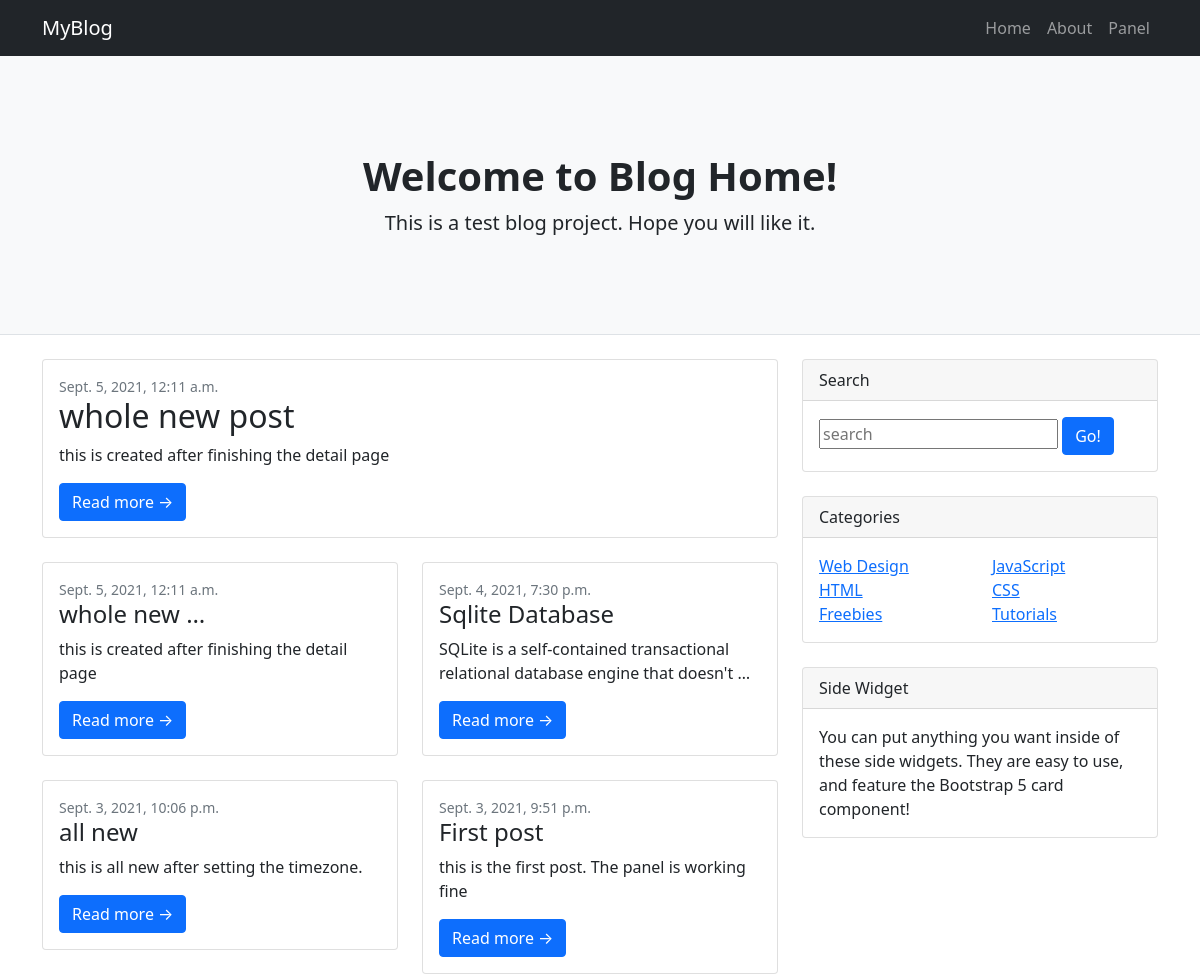
The app's page / (upper part), older data.
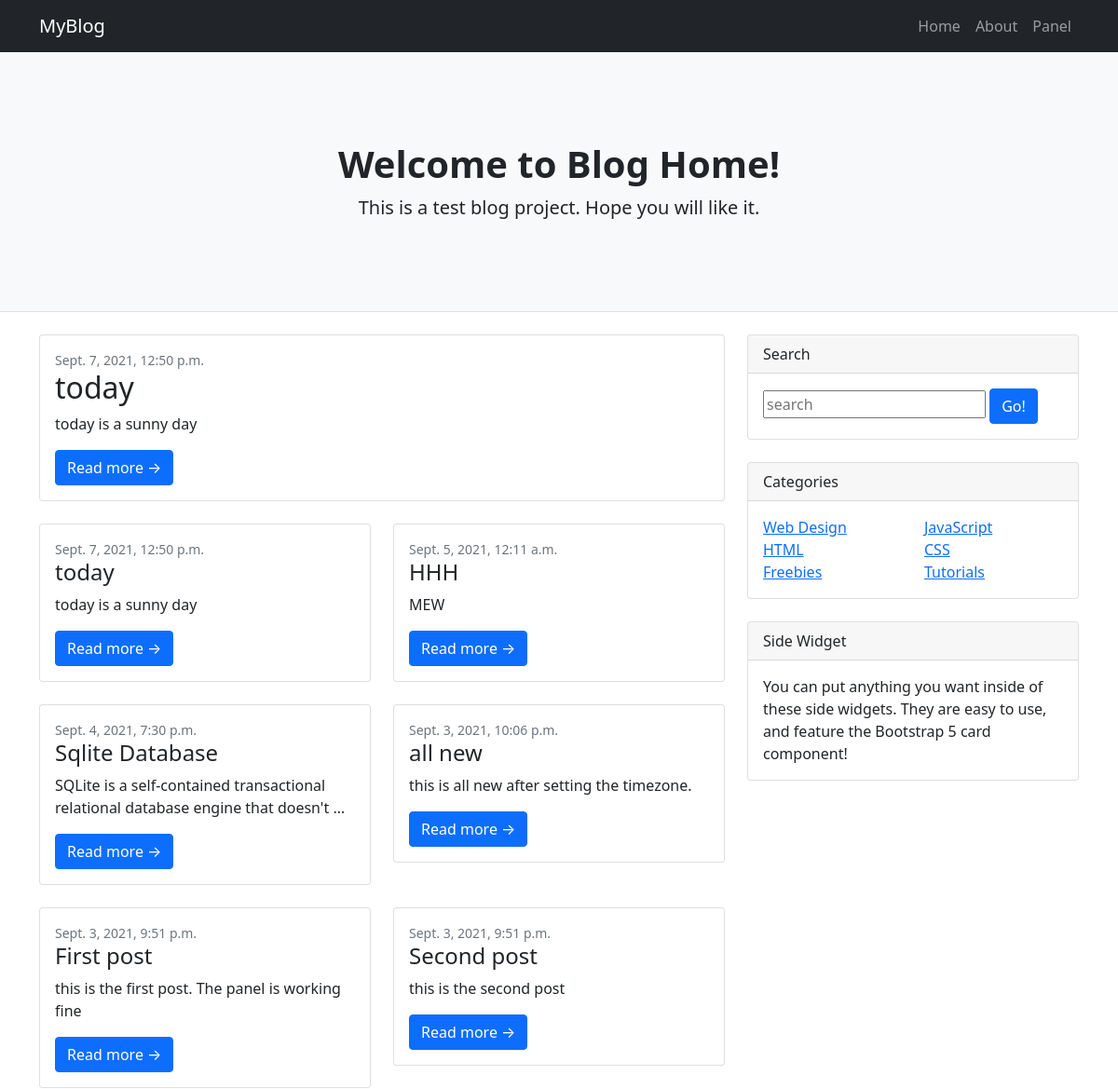
The same page, newer data.
### posts/models.py (models this page shows, shortened)
class Post(models.Model):
    title = models.CharField(max_length=100)
    content = models.TextField()
    post_img = models.ImageField(default='default_image.jpg', null=True, blank=True)
    created_on = models.DateTimeField(auto_now_add=True)
    updated_on = models.DateTimeField(auto_now=True)
    class Meta:
        ordering = ('-created_on',)

### posts/views.py (the view)
# urls.py: 2. Add a URL to urlpatterns:  path('', views.home, name='home')
def home(request):
    blogs = Post.objects.all()
    single = Post.objects.latest('created_on')
    myFilter = PostFilter(request.GET, queryset=blogs)
    blogs = myFilter.qs
    context = {
        'blogs' : blogs, 'single' : single, 'myFilter' : myFilter
    }
    return render(request, 'front/home.html', context)

### templates/front/home.html (shortened to what this page needs)
{% extends 'front/front_base.html' %}
{% load static %}
{% block content %}
<header class="py-5 bg-light border-bottom mb-4">
    <div class="container">
        <div class="text-center my-5">
            <h1 class="fw-bolder">Welcome to Blog Home!</h1>
            <p class="lead mb-0">This is a test blog project. Hope you will like it.</p>
        </div>
    </div>
</header>
<div class="container">
    <div class="row">
        <div class="col-lg-8">
            <div class="card mb-4">
                <div class="card-body">
                        <div class="small text-muted"> {{single.created_on}} </div>
                        <h2 class="card-title"> {{single.title}} </h2>
                        <p class="card-text"> {{single.content | truncatewords:"10"}} </p>
                        <a class="btn btn-primary" href=" {% url 'post_detail' single.id %} ">Read more →</a>
                    </div>
            </div>
            <div class="row">
                {% for blog in blogs %}
                <div class="col-lg-6">
                    <div class="card mb-4">
                        <div class="card-body">
                            <div class="small text-muted"> {{blog.created_on}} </div>
                            <h2 class="card-title h4"> {{blog.title | truncatewords:"2"}} </h2>
                            <p class="card-text"> {{blog.content | truncatewords:"10"}} </p>
                            <a class="btn btn-primary" href=" {% url 'post_detail' blog.id %} ">Read more →</a>
                        </div>
                    </div>
                </div>
                {% endfor %}
            </div>
        </div>
        <div class="col-lg-4">
            <div class="card mb-4">
                <div class="card-header">Search</div>
                <div class="card-body">
                    <div class="form-group">
                        <form method="get" action=" {% url 'post_search' %} ">
                            <input type="text" name="q" id="q" placeholder="search">
                            <button class="btn btn-primary" type="submit">Go!</button>
                        </form>
                    </div>
                </div>
            </div>
            <div class="card mb-4">
                <div class="card-header">Categories</div>
                <div class="card-body">
                    <div class="row">
                        <div class="col-sm-6">
                            <ul class="list-unstyled mb-0">
                                <li><a href="#!">Web Design</a></li>
                                <li><a href="#!">HTML</a></li>
                                <li><a href="#!">Freebies</a></li>
                            </ul>
                        </div>
                        <div class="col-sm-6">
                            <ul class="list-unstyled mb-0">
                                <li><a href="#!">JavaScript</a></li>
                                <li><a href="#!">CSS</a></li>
                                <li><a href="#!">Tutorials</a></li>
                            </ul>
                        </div>
                    </div>
                </div>
            </div>
            <div class="card mb-4">
                <div class="card-header">Side Widget</div>
                <div class="card-body">You can put anything you want inside of these side widgets. They are easy to use, and feature the Bootstrap 5 card component!</div>
            </div>
        </div>
    </div>
</div>
{% endblock %}

Row changes from the older to the newer data that the page shows:
added Post: created_on "Sept. 7, 2021, 12:50 p.m.", title "today", content "today is a sunny day"
changed Post: title "whole new …" → "HHH"; content "this is created after finishing the detail page" → "MEW"
now on this page (row unchanged): Post: created_on "Sept. 3, 2021, 9:51 p.m.", title "Second post", content "this is the second post"
Text that changed along with them:
{{ single.created_on }}: "Sept. 5, 2021, 12:11 a.m." → "Sept. 7, 2021, 12:50 p.m."
{{ single.title }}: "whole new post" → "today"
{{ single.content | truncatewords:"10" }}: "this is created after finishing the detail page" → "today is a sunny day"
